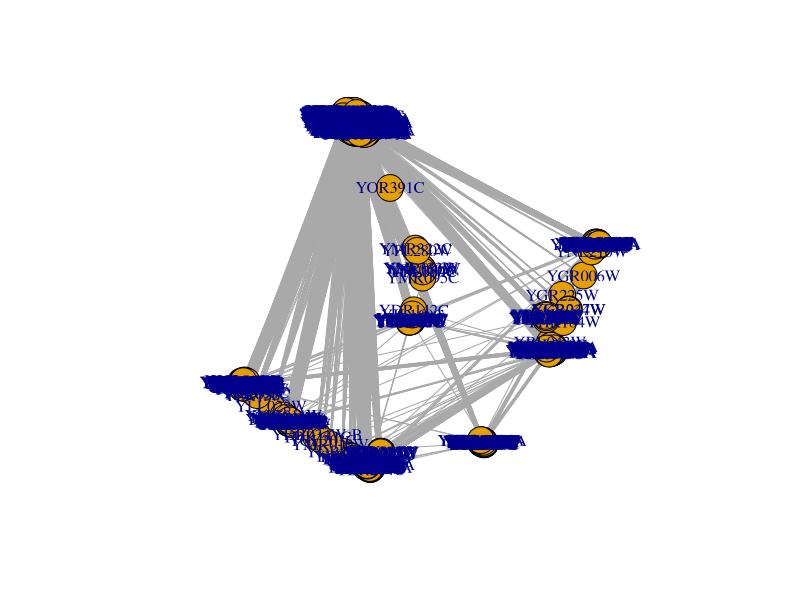
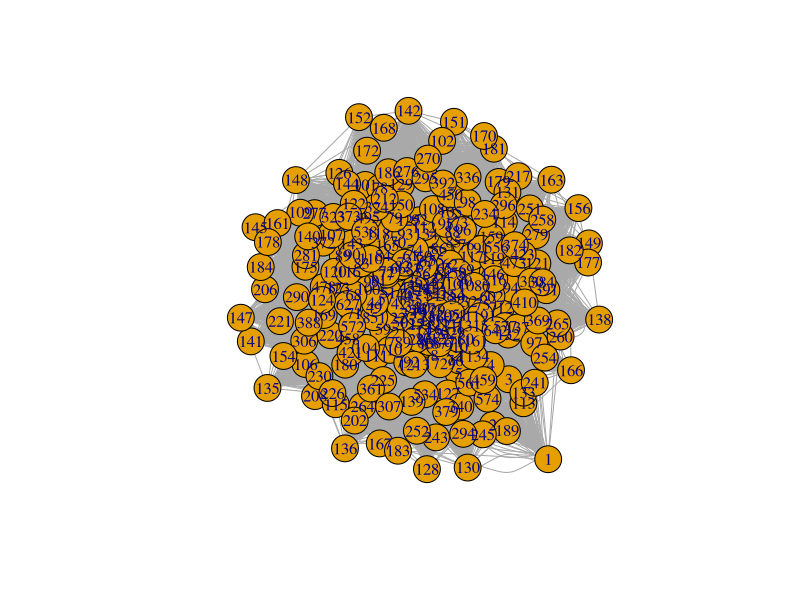

The R script that drew these images, in order:
## ---- chunk 1
rm(list=ls())
library(igraph)
pairs= read.csv("Data/yeast.pin.csv", colClasses = c("character", "character"))
## ---- chunk 2
g = graph.data.frame(pairs[, 1:2], directed=F)
g.degree = degree(g)
g.degree [g.degree == max(g.degree)] #TN and MO have 8 bordering states
## ---- chunk 3
plot(g)
## ---- chunk 4
g.shortestpath.m = shortest.paths(g)
str(g.shortestpath.m)
sorted.names = sort( rownames(g.shortestpath.m) )
gsm = g.shortestpath.m[, sorted.names]
gsm = gsm[sorted.names, ]
## ---- chunk 5
pairs$cat1 = g.degree[pairs$geneA]
pairs$cat2 = g.degree[pairs$geneB]
g.degree["YAL002W"] #visual check passed
## ---- chunk 6
g2 = graph.data.frame(pairs[, c("cat1","cat2")], directed=F)
plot(g2)
